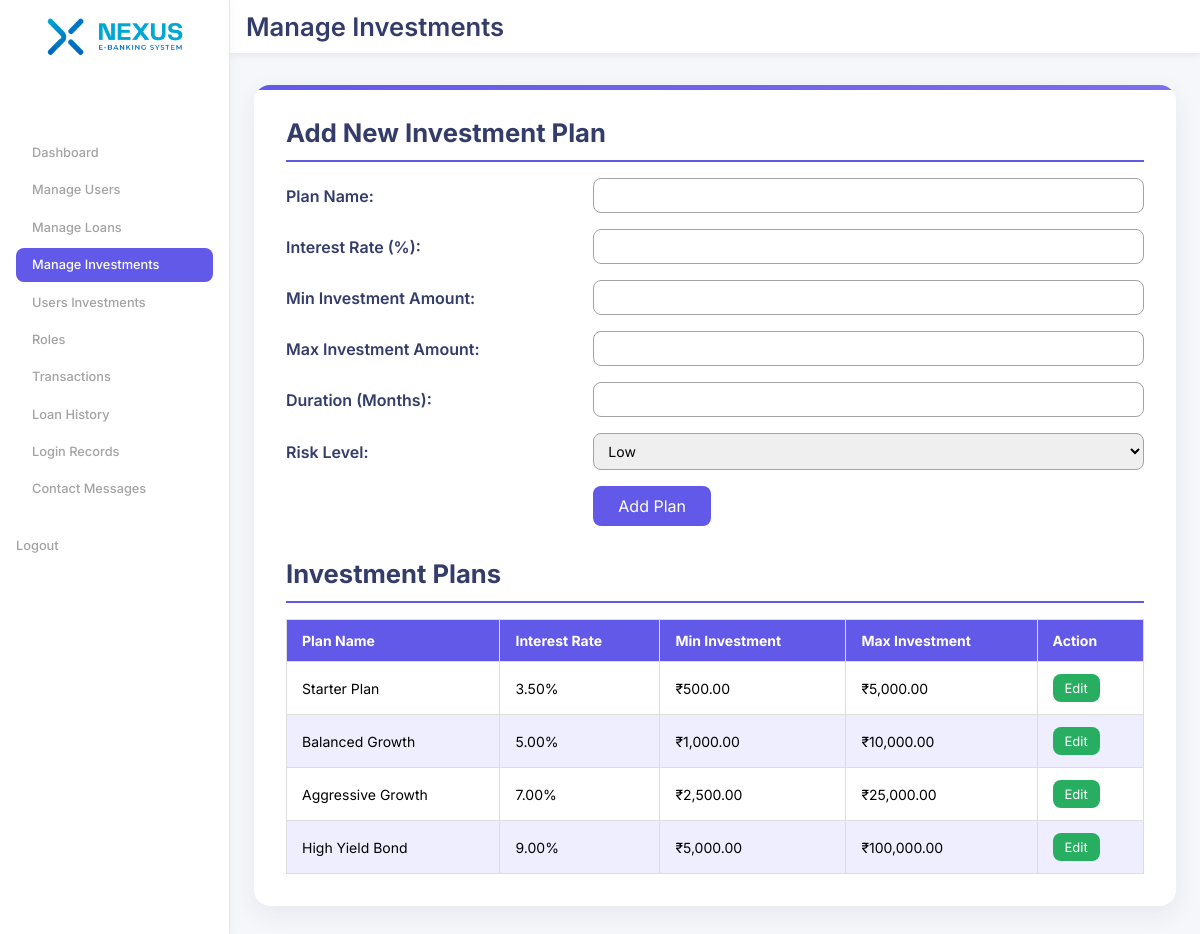
The app's page /admin/manage-investments.php (signed in) with its own data.
### tables this page shows
CREATE TABLE IF NOT EXISTS `investment_plans` (
  `plan_id` int NOT NULL AUTO_INCREMENT,
  `plan_name` varchar(100) NOT NULL,
  `interest_rate` decimal(5,2) NOT NULL,
  `duration_months` int NOT NULL,
  `min_amount` decimal(12,2) NOT NULL,
  `risk_level` varchar(50) DEFAULT NULL,
  `max_amount` decimal(15,2) NOT NULL DEFAULT '0.00',
  PRIMARY KEY (`plan_id`)
);

### admin/manage-investments.php (the view, shortened to what this page needs)
<?php
require_once '../includes/db.php';
$perPage = 10;
$page = isset($_GET['page']) && is_numeric($_GET['page']) ? (int)$_GET['page'] : 1;
$offset = ($page - 1) * $perPage;
$investmentPlans = $pdo->prepare("SELECT * FROM investment_plans LIMIT :perPage OFFSET :offset");
$investmentPlans->bindValue(':perPage', $perPage, PDO::PARAM_INT);
$investmentPlans->bindValue(':offset', $offset, PDO::PARAM_INT);
$investmentPlans->execute();
$investmentPlans = $investmentPlans->fetchAll();
?>
<!DOCTYPE html>
<html lang="en">
<head>
    <link rel="stylesheet" href="../assets/css/admin-main.css">
    <link rel="stylesheet" href="../assets/css/admin-investment.css">
</head>
<body>
    <div class="wrapper">
        <aside class="sidebar">
            <div class="Logos-cont">
                <img src="../assets/images/Logo-color.png" alt="SecureBank Logo" class="logo-container">
            </div>
            <nav class="dashboard-nav">
                <a href="dashboard.php" class="active btn ">Dashboard</a>
                <a href="manage-users.php" class="btn ">Manage Users</a>
                <a href="manage-loans.php" class="btn">Manage Loans</a>
                <a href="manage-investments.php" class="btn dash-text">Manage Investments</a>
                <a href="track-investments.php" class="btn">Users Investments</a>
                <a href="role.php" class="btn">Roles</a>
                <a href="recent_transactions.php" class="btn">Transactions</a>
                <a href="recent_transactions.php" class="btn">Loan History</a>
                <a href="login-records.php" class="btn">Login Records</a>
                <a href="manage-messages.php" class="btn">Contact Messages</a>
            </nav>
            <div class="logout-cont">
                <a href="../logout.php" class="logout">Logout</a>
            </div>
        </aside>
        <main class="container">
            <header>
                <h1>Manage Investments</h1>
            </header>
            <div class="content">
                <h2>Add New Investment Plan</h2>
                <form action="manage-investments.php" method="POST">
                    <label for="plan_name">Plan Name:</label>
                    <input type="text" id="plan_name" name="plan_name" required>
                    <label for="interest_rate">Interest Rate (%):</label>
                    <input type="number" id="interest_rate" name="interest_rate" required step="0.01">
                    <label for="min_amount">Min Investment Amount:</label>
                    <input type="number" id="min_amount" name="min_amount" required step="0.01">
                    <label for="max_amount">Max Investment Amount:</label>
                    <input type="number" id="max_amount" name="max_amount" required step="0.01">
                    <label for="duration_months">Duration (Months):</label>
                    <input type="number" id="duration_months" name="duration_months" required>
                    <label for="risk_level">Risk Level:</label>
                    <select id="risk_level" name="risk_level" required>
                        <option value="Low">Low</option>
                    </select>
                    <button type="submit" name="add_plan">Add Plan</button>
                </form>
                <h2>Investment Plans</h2>
                <?php if (empty($investmentPlans)): ?>
                <p>No investment plans found.</p>
                <?php else: ?>
                <table class="investment-plans-table">
                    <thead>
                        <tr>
                            <th>Plan Name</th>
                            <th>Interest Rate</th>
                            <th>Min Investment</th>
                            <th>Max Investment</th>
                            <th>Action</th>
                        </tr>
                    </thead>
                    <tbody>
                        <?php foreach ($investmentPlans as $plan): ?>
                        <tr>
                            <td data-label="Plan Name"><?= htmlspecialchars($plan['plan_name']) ?></td>
                            <td data-label="Interest Rate"><?= htmlspecialchars($plan['interest_rate']) ?>%</td>
                            <td data-label="Min Investment">₹<?= number_format($plan['min_amount'] ?? 0, 2) ?></td>
                            <td data-label="Max Investment">₹<?= number_format($plan['max_amount'] ?? 0, 2) ?></td>
                            <td data-label="Action">
                                <button
                                    onclick="openEditForm(<?= $plan['plan_id'] ?>, '<?= htmlspecialchars($plan['plan_name']) ?>', <?= $plan['interest_rate'] ?>, <?= $plan['min_amount'] ?>, <?= $plan['max_amount'] ?>, <?= $plan['duration_months'] ?>, '<?= htmlspecialchars($plan['risk_level']) ?>')">Edit</button>
                            </td>
                        </tr>
                        <?php endforeach; ?>
                    </tbody>
                </table>
                <?php endif; ?>
            </div>
        </main>
    </div>
</body>
</html>

### assets/css/admin-main.css (style rules this page uses)
:root { --main-color: #ffffff; --bg-color: #f5f7fa; --bg-sidecolor-2: #6359e9; --font-color: #343c6a; --thin-font-color: #718ebf; --inactive-font-color: #a3a3a3; --hover-effects: #efeeff; --big-font-size: clamp(4rem, 6vw, 6.6rem); --semi-big-font-size: clamp(1.5rem, 3vw, 1.6rem); --paragraph-font-size: clamp(0.7rem, 1.5vw, 0.8rem); }
.content { display: flex; flex-direction: column; background: var(--main-color); padding: 2rem; border-radius: 16px; box-shadow: 0 8px 24px rgba(52, 60, 106, 0.08); margin: 2rem 1.5rem 2rem 1.5rem; transition: transform 0.3s ease, box-shadow 0.3s ease; position: relative; overflow: hidden; }
.content::before { content: ""; position: absolute; top: 0; left: 0; width: 100%; height: 5px; background: linear-gradient(90deg, var(--bg-sidecolor-2), #7e6cf1); }
* { margin: 0; padding: 0; box-sizing: border-box; font-family: "Poppins", sans-serif; text-decoration: none; font-family: "inter", sans-serif; }
* { margin: 0; padding: 0; box-sizing: border-box; font-family: "Inter", sans-serif; }
body, html { height: 100%; }
.wrapper { display: flex; height: 100vh; background-color: var(--bg-color); }
.logout-cont { display: flex; flex-direction: column; gap: 1rem; margin-top: 2rem; font-size: var(--paragraph-font-size); color: var(--inactive-font-color); font-weight: 500; cursor: pointer; }
.logout { color: var(--inactive-font-color); text-decoration: none; font-weight: 500; transition: color 0.3s ease; display: flex; align-items: center; gap: 0.6rem; }
.btn { display: flex; align-items: center; gap: 0.6rem; padding: 0rem 1rem; background-color: transparent; color: var(--inactive-font-color); border-radius: 8px; font-weight: 500; height: 34.2px; }
.container { flex: 1; background-color: var(--bg-color); overflow: auto; z-index: 999; }
.content h2 { margin-bottom: var(--spacing-medium); color: var(--font-color); border-bottom: 2px solid var(--bg-sidecolor-2); padding-bottom: var(--spacing-small); font-size: var(--semi-big-font-size); }

### assets/css/admin-investment.css (style rules this page uses)
:root { --main-color: #FFFFFF; --bg-color: #F5F7FA; --bg-sidecolor-2: #6359e9; --font-color: #343C6A; --thin-font-color: #718EBF; --inactive-font-color: #a3a3a3; --hover-effects: #efeeff; --big-font-size: clamp(4rem, 6vw, 6.6rem); --semi-big-font-size: clamp(1.5rem, 3vw, 1.6rem); --paragraph-font-size: clamp(0.7rem, 1.5vw, 0.8rem); --spacing-small: 0.75rem; --spacing-medium: 1rem; --spacing-large: 2rem; --radius-base: 8px; --radius-lg: 16px; --shadow-base: 0 4px 12px rgba(99, 89, 233, 0.2); --shadow-lg: 0 8px 24px rgba(52, 60, 106, 0.08); }
.content h2 { margin-bottom: var(--spacing-medium); color: var(--font-color); border-bottom: 2px solid var(--bg-sidecolor-2); padding-bottom: var(--spacing-small); font-size: var(--semi-big-font-size); }
.content form { display: grid; grid-template-columns: 1fr 2fr; grid-gap: var(--spacing-medium) var(--spacing-large); margin-bottom: var(--spacing-large); align-items: center; }
.content form label { font-weight: 600; color: var(--font-color); justify-self: start; }
.content form input[type="text"], .content form input[type="number"], .content form select { padding: 8px 10px; border: 1px solid var(--inactive-font-color); border-radius: var(--radius-base); font-size: 14px; transition: border-color 0.3s ease; width: 100%; box-sizing: border-box; }
.content form button[type="submit"] { grid-column: 2 / 3; background-color: var(--bg-sidecolor-2); color: var(--main-color); border: none; padding: 10px 25px; border-radius: var(--radius-base); font-size: 16px; cursor: pointer; justify-self: start; transition: background-color 0.3s ease; }
.investment-plans-table { width: 100%; border-collapse: collapse; font-size: 14px; }
.investment-plans-table thead { background-color: var(--bg-sidecolor-2); color: var(--main-color); }
.investment-plans-table th, .investment-plans-table td { padding: 12px 15px; border: 1px solid #ddd; text-align: left; }
.investment-plans-table tbody tr:nth-child(even) { background-color: var(--hover-effects); }
.investment-plans-table button { background-color: #27ae60; color: var(--main-color); border: none; padding: 6px 12px; border-radius: var(--radius-base); cursor: pointer; font-size: 13px; transition: background-color 0.3s ease; }

### records on screen
investment_plans: plan_name "Starter Plan", interest_rate "3.50", min_amount "500.00", max_amount "5,000.00"
investment_plans: plan_name "Balanced Growth", interest_rate "5.00", min_amount "1,000.00", max_amount "10,000.00"
investment_plans: plan_name "Aggressive Growth", interest_rate "7.00", min_amount "2,500.00", max_amount "25,000.00"
investment_plans: plan_name "High Yield Bond", interest_rate "9.00", min_amount "5,000.00", max_amount "100,000.00"
